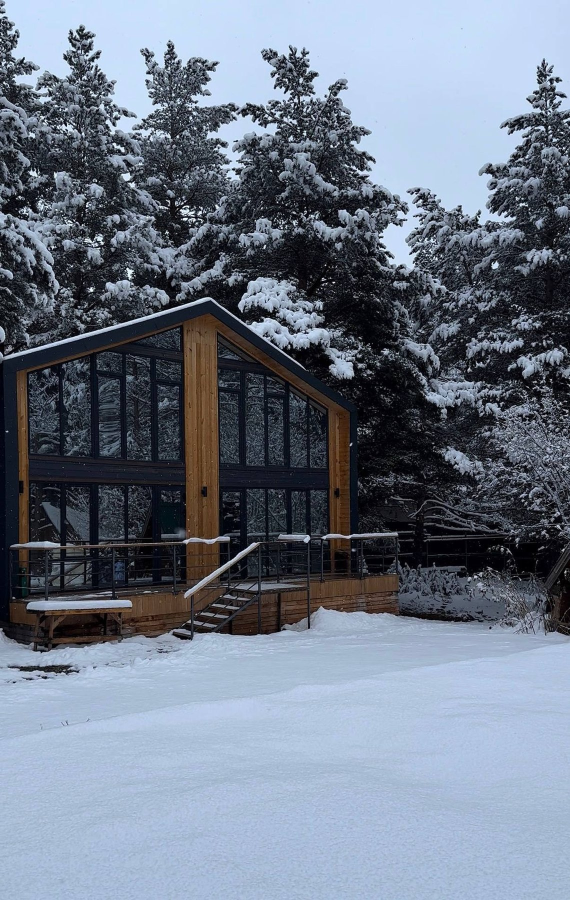
#> input picture src/rooms/barn-1.jpg, 1140 x 1800 px (shown at 1/2 size)
$ python -i retouch.py   (imports and definitions only)
#> lines starting #> are read from the running program, lines starting #| are printed output that depends on the picture; after the words box and inside, x2 and y2 are one past the last pixel; in counts of white or black regions, pixels touching at a corner belong together
"""Мягкая обработка фото номеров — без «дорисовки»: баланс белого, свет и тени, вертикали, единый стиль.

python tools/retouch.py <вход.jpg> <выход.jpg> [--wb 0.6] [--lift 0.3] [--vert 0.85]
python tools/retouch.py --compare std2-1 semi-3 std2-7   — снимки «до | после» в shots/retouch/

Что делает:
  1. Баланс белого — по самым светлым неперегоретым местам кадра (бельё, сантехника, потолочная лампа):
     их оттенок сдвигается к нейтральному на долю --wb; тёплое дерево остаётся тёплым, но не оранжевым.
  2. Тени поднимаются (--lift), светлые места мягко сжимаются — окна меньше «выгорают».
  3. Немного локального контраста (CLAHE по яркости), оранжевые тона чуть спокойнее.
  4. Вертикали: ищутся почти вертикальные линии (углы стен, косяки), кадр выпрямляется на долю --vert,
     края обрезаются, пропорции и размер кадра — как у исходника.
Ничего не добавляет и не убирает из кадра.
"""
import sys
import os
import cv2
import numpy as np


def white_balance(img, strength):
    v = img.max(axis=2)
    ok = v < 0.97
    lum = img.mean(axis=2)
    thr = np.quantile(lum[ok], 0.97) if ok.any() else 1
    sel = ok & (lum >= thr)
    ref = img[sel].mean(axis=0)  # BGR светлых мест
    gain = ref.mean() / np.maximum(ref, 1e-4)
    gain = 1 + (gain - 1) * strength
    out = img * gain[None, None, :]
    return np.clip(out, 0, 1), ref, gain


def tone(img, lift):
    lum = img.mean(axis=2)
    lo, hi = np.quantile(lum, 0.004), np.quantile(lum, 0.996)
    img = np.clip((img - lo) / max(hi - lo, 1e-3), 0, 1)
    # общая экспозиция: середина кадра — к 0,5 (только светлее, не темнее, и не больше чем на треть ступени гаммы)
    med = float(np.median(img.mean(axis=2)))
    g = float(np.clip(np.log(0.5) / np.log(max(med, 1e-3)), 0.75, 1.0))
    img = img ** g
    # подъём теней и мягкое плечо в светлых
    x = img
    x = x + lift * x * (1 - x) ** 2
    x = x - 0.12 * x ** 3 * (1 - x) * 4
    return np.clip(x, 0, 1)


def local_contrast(img, amount=0.35):
    lab = cv2.cvtColor((img * 255).astype(np.uint8), cv2.COLOR_BGR2LAB)
    L = lab[:, :, 0]
    cl = cv2.createCLAHE(clipLimit=1.6, tileGridSize=(8, 8)).apply(L)
    lab[:, :, 0] = (L * (1 - amount) + cl * amount).astype(np.uint8)
    return cv2.cvtColor(lab, cv2.COLOR_LAB2BGR).astype(np.float32) / 255


# [6 lines left out: function calm_orange, not called in this run]


def verticals(img, strength):
    H, W = img.shape[:2]
    g = cv2.cvtColor((img * 255).astype(np.uint8), cv2.COLOR_BGR2GRAY)
    e = cv2.Canny(cv2.GaussianBlur(g, (5, 5), 0), 50, 150)
    L = cv2.HoughLinesP(e, 1, np.pi / 720, threshold=120, minLineLength=H // 6, maxLineGap=12)
    if L is None:
        return img, None
    xs, slopes, wts = [], [], []
    for x1, y1, x2, y2 in np.asarray(L).reshape(-1, 4):
        dy = y2 - y1
        if dy == 0:
            continue
        a = (x2 - x1) / dy  # dx/dy
        if abs(a) > 0.22:
            continue
        xs.append((x1 + x2) / 2 - W / 2)
        slopes.append(a)
        wts.append(np.hypot(x2 - x1, dy))
    if len(xs) < 4:
        return img, None
    xs, slopes, wts = map(np.array, (xs, slopes, wts))
    # наклон линии = r + k·x: r — общий наклон (поворот), k — сведение к точке (камера вверх/вниз)
    A = np.stack([np.ones_like(xs), xs], 1) * wts[:, None]
    r, k = np.linalg.lstsq(A, slopes * wts, rcond=None)[0]
    # мягко и с ограничением: поворот не больше ~2°, сведение — не больше 6% по краю кадра
    r = float(np.clip(r * strength, -0.035, 0.035))
    k = float(np.clip(k * strength, -0.12 / H, 0.12 / H))
    cx, cy = W / 2, H / 2

    def src_x(x, y):
        return cx + (x - cx) * (1 + k * (y - cy)) + r * (y - cy)
    # самый большой кадр с центром посередине и теми же пропорциями, где нет пустых краёв
    s_lo, s_hi = 0.5, 1.0
    for _ in range(30):
        s = (s_lo + s_hi) / 2
        hw, hh = W * s / 2, H * s / 2
        ok = all(0 <= src_x(x, y) <= W - 1 for x in (cx - hw, cx + hw) for y in (cy - hh, cy + hh))
        s_lo, s_hi = (s, s_hi) if ok else (s_lo, s)
    s = s_lo
    # выходной пиксель (u, v) → точка обрезанного кадра → исходник
    v, u = np.mgrid[0:H, 0:W].astype(np.float32)
    yc = cy + (v - cy) * s
    xc = cx + (u - cx) * s
    mx = src_x(xc, yc).astype(np.float32)
    out = cv2.remap(img, mx, yc.astype(np.float32), cv2.INTER_CUBIC, borderMode=cv2.BORDER_REFLECT)
    return np.clip(out, 0, 1), (round(r, 4), round(k * H / 2, 4), round(1 - s, 3))


def clean_whites(img, k=0.75):
    """Белое (бельё, сантехника, тюль, лампы) — чисто белым; дерево и остальное не трогаем."""
    hsv = cv2.cvtColor((img * 255).astype(np.uint8), cv2.COLOR_BGR2HSV).astype(np.float32) / 255
    s, v = hsv[:, :, 1], hsv[:, :, 2]
    m = np.clip((0.32 - s) / 0.16, 0, 1) * np.clip((v - 0.55) / 0.2, 0, 1)
    m = cv2.GaussianBlur(m, (0, 0), 3)[:, :, None]
    gray = img.mean(axis=2, keepdims=True)
    warm_white = gray * np.array([0.985, 1.0, 1.012], np.float32)[None, None, :]  # белый с едва заметным теплом
    return np.clip(img + (warm_white - img) * m * k, 0, 1)


def rich_wood(img, sat=1.07, deep=0.97):
    """Дерево — насыщенный мёд: чуть сочнее и глубже по цвету, но не оранжевое пятно."""
    lab = cv2.cvtColor((img * 255).astype(np.uint8), cv2.COLOR_BGR2LAB).astype(np.float32)
    hsv = cv2.cvtColor((img * 255).astype(np.uint8), cv2.COLOR_BGR2HSV).astype(np.float32)
    h, s = hsv[:, :, 0], hsv[:, :, 1] / 255
    w = np.clip(1 - np.abs(h - 16) / 10, 0, 1) * np.clip((s - 0.25) / 0.2, 0, 1)
    lab[:, :, 0] *= 1 - (1 - deep) * w
    lab[:, :, 1] = 128 + (lab[:, :, 1] - 128) * (1 + (sat - 1) * w)
    lab[:, :, 2] = 128 + (lab[:, :, 2] - 128) * (1 + (sat - 1) * w)
    return cv2.cvtColor(np.clip(lab, 0, 255).astype(np.uint8), cv2.COLOR_LAB2BGR).astype(np.float32) / 255


def s_curve(img, a=0.12):
    return np.clip(img + a * (img - 0.5) * (1 - np.abs(2 * img - 1)), 0, 1)


def warm_shadows(img, k=0.018):
    lum = img.mean(axis=2, keepdims=True)
    return np.clip(img + k * (1 - lum) ** 2 * np.array([-0.8, 0.1, 1.0], np.float32)[None, None, :], 0, 1)


def vignette(img, k=0.1):
    H, W = img.shape[:2]
    yy, xx = np.mgrid[0:H, 0:W].astype(np.float32)
    d = ((xx - W / 2) / (W / 2)) ** 2 + ((yy - H / 2) / (H / 2)) ** 2
    return img * (1 - k * np.clip(d - 0.35, 0, None) / 1.65)[:, :, None]


def process(src, dst, style='cozy', vert=0.7):
    """cozy — тёплый уютный стиль (по умолчанию): дерево медовое и насыщенное, белое — белое, светлее, объём;
    clean — первая проба (холоднее, «чище»), владелец сказал, что пропал уют."""
#> called with src = '../src/rooms/barn-1.jpg', dst = 'out.png', style = 'cozy', vert = 0.7
    img = cv2.imdecode(np.fromfile(src, np.uint8), cv2.IMREAD_COLOR).astype(np.float32) / 255
    if style == 'clean':
        img, ref, gain = white_balance(img, 0.6)
        img = tone(img, 0.3)
        img = local_contrast(img)
        img = calm_orange(img, 0.86)
        img = np.clip(img * np.array([1.035, 1, 1 - .028], np.float32)[None, None, :], 0, 1)
    elif style == 'warm':
        # светло, как в scandi, но дерево остаётся тёплым медовым: светлеет только освещённость кадра,
        # белое — белое, оттенок и сочность дерева не трогаем (ну разве чуть мягче, чтобы не «горело» оранжевым)
        img, ref, gain = white_balance(img, 0.3)
        img = tone(img, 0.32)
        img = img ** 0.8
        img = clean_whites(img, 0.9)
        img = rich_wood(img, sat=0.94, deep=1.0)
        img = s_curve(img, 0.09)
        img = local_contrast(img, 0.28)
        img = warm_shadows(img, 0.012)
    elif style == 'scandi':
        # как у друга по настроению (светлая сосна, много света), но только цветом и светом — без перерисовки кадра
        img, ref, gain = white_balance(img, 0.7)
        img = tone(img, 0.35)
        img = img ** 0.72
        img = clean_whites(img, 0.95)
        img = rich_wood(img, sat=0.55, deep=1.06)
        img = np.clip(img * np.array([1.02, 0.982, 1.0], np.float32)[None, None, :], 0, 1)
        img = s_curve(img, 0.06)
        img = local_contrast(img, 0.3)
    elif style == 'bright':
        # светлый: ближе к светлым фото из PR друга, но без перерисовки — дерево светлее и спокойнее, кадр «воздушный»
        img, ref, gain = white_balance(img, 0.35)
        img = tone(img, 0.3)
        img = img ** 0.88
        img = clean_whites(img, 0.85)
        img = rich_wood(img, sat=0.9, deep=1.0)
        img = s_curve(img, 0.07)
        img = local_contrast(img, 0.25)
    else:
        img, ref, gain = white_balance(img, 0.2)
#> in white_balance, `ok = v < 0.97`:
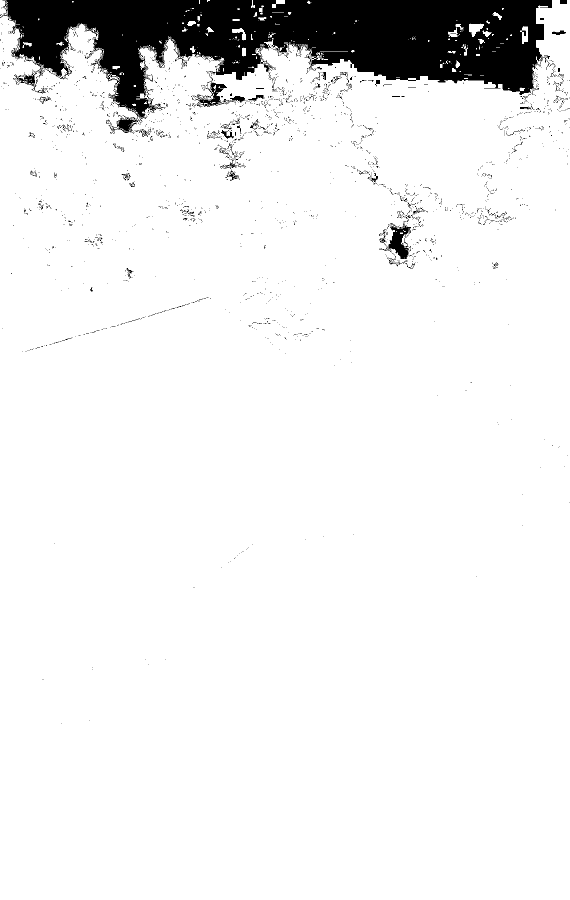
#> ok: shape (1800, 1140) bool (shown at 1/2 size); 92.5% white; 2294 black regions (2208 under 20 px), largest, box (x1, y1, x2, y2) and area: (5, 0, 1104, 268) 140243, (759, 445, 822, 518) 1716, (389, 147, 454, 215) 1122
#> in white_balance, `lum = img.mean(axis=2)`:
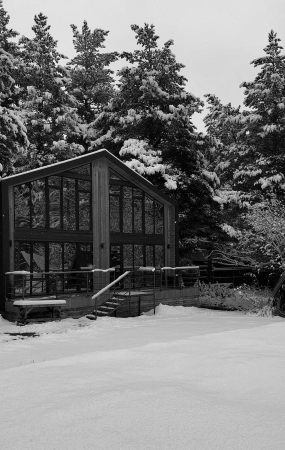
#> lum: shape (1800, 1140) float32 (shown at 1/4 size); min 0, max 0.999, mean 0.472
#> in white_balance, `thr = np.quantile(lum[ok], 0.97) if ok.any() else 1`: thr = 0.854
#> in white_balance, `sel = ok & (lum >= thr)`:
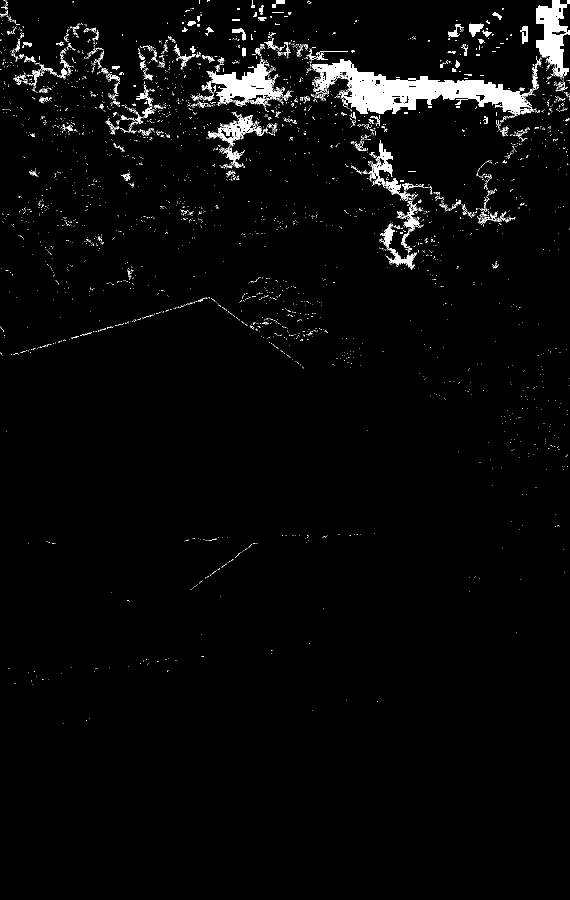
#> sel: shape (1800, 1140) bool (shown at 1/2 size); 2.9% white; 3752 white regions (3545 under 20 px), largest, box (x1, y1, x2, y2) and area: (623, 118, 1069, 236) 19456, (414, 117, 570, 212) 5964, (1072, 0, 1140, 156) 5639
#> in white_balance, `ref = img[sel].mean(axis=0)`: ref = [0.959, 0.857, 0.781]
#> in white_balance, `gain = ref.mean() / np.maximum(ref, 1e-4)`: gain = [0.903, 1.01, 1.11]
#> in white_balance, `gain = 1 + (gain - 1) * strength`: gain = [0.981, 1, 1.02]
#> ref = [0.959, 0.857, 0.781]; gain = [0.981, 1, 1.02]
        img = tone(img, 0.22)
#> in tone, `lo, hi = np.quantile(lum, 0.004), np.quantile(lum, 0.996)`: lo = 0.00641; hi = 0.909
#> in tone, `img = np.clip((img - lo) / max(hi - lo, 1e-3), 0, 1)`:
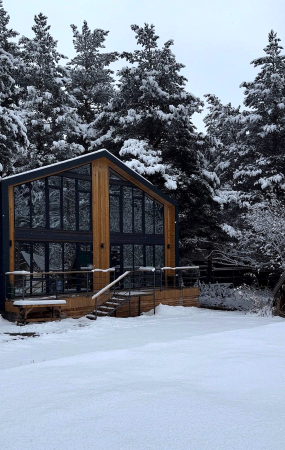
#> img: shape (1800, 1140, 3) float32 (shown at 1/4 size); mean of channels 0, 1, 2 0.556, 0.508, 0.476; drawn as B, G, R
#> in tone, `med = float(np.median(img.mean(axis=2)))`: med = 0.565
#> in tone, `g = float(np.clip(np.log(0.5) / np.log(max(med, 1e-3)), 0.75, 1.0))`: g = 1
        img = clean_whites(img)
        img = rich_wood(img)
#> in rich_wood, `h, s = hsv[:, :, 0], hsv[:, :, 1] / 255`:
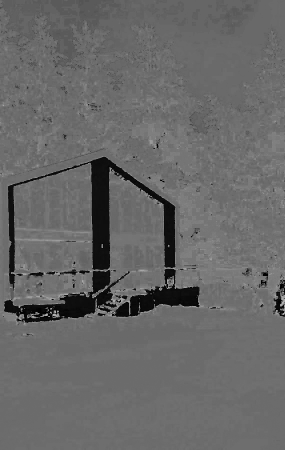
#> h: shape (1800, 1140) float32 (shown at 1/4 size); min 0, max 179, mean 103.8
#> in rich_wood, `h, s = hsv[:, :, 0], hsv[:, :, 1] / 255`:
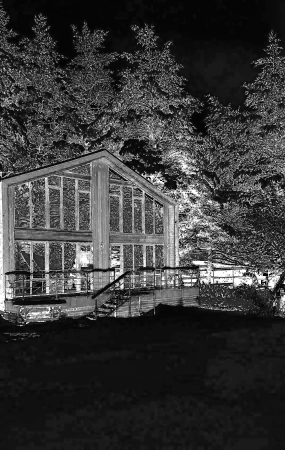
#> s: shape (1800, 1140) float32 (shown at 1/4 size); min 0, max 1, mean 0.221
        img = s_curve(img, 0.12)
        img = local_contrast(img, 0.28)
        img = warm_shadows(img)
        img = vignette(img, 0.1)
    img, vinfo = verticals(img, vert) if vert else (img, None)
#> in verticals, `e = cv2.Canny(cv2.GaussianBlur(g, (5, 5), 0), 50, 150)`:
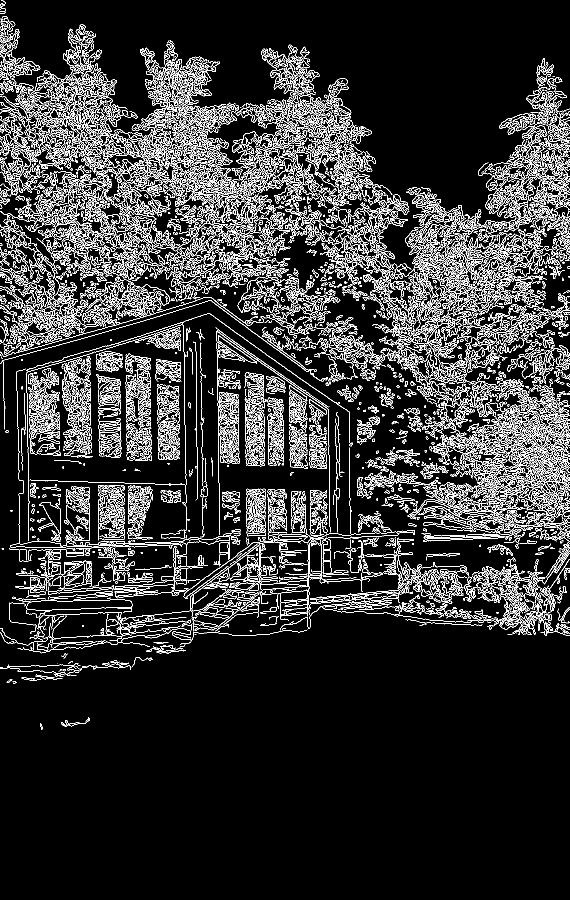
#> e: shape (1800, 1140) (shown at 1/2 size); 12.4% white in thin lines or dots, all inside (x1, y1, x2, y2) = (0, 0, 1140, 1460)
#> in verticals, `L = cv2.HoughLinesP(e, 1, np.pi / 720, threshold=120, minLineLength=H ..`: L = 47 rows, first 6: [268, 267, 714, 713], [447, 431, 749, 733], [274, 249, 651, 626], [263, 265, 709, 711], [264, 255, 721, 712], [418, 426, 786, 794]
#> the loop in verticals, `for x1, y1, x2, y2 in np.asarray(L).reshape(-1, 4):` made 47 passes
#> (x1, y1, x2, y2, dy, a) on passes 1 to 8: (268, 267, 714, 713, 446, 1), (447, 431, 749, 733, 302, 1), (274, 249, 651, 626, 377, 1), (263, 265, 709, 711, 446, 1), (264, 255, 721, 712, 457, 1), (418, 426, 786, 794, 368, 1), (780, 699, 1135, 1054, 355, 1), (380, 391, 785, 796, 405, 1)
#> after the loop in verticals, `for x1, y1, x2, y2 in np.asarray(L).reshape(-1, 4):`: slopes = [0.0782, 0.214]; wts = [359.1, 334.4]; xs = [-403, -463]
    ok, buf = cv2.imencode('.jpg', (np.clip(img, 0, 1) * 255 + .5).astype(np.uint8), [cv2.IMWRITE_JPEG_QUALITY, 90])
    buf.tofile(dst)
    return {'wb_gain_bgr': np.round(gain, 3).tolist(), 'vert(r,edge,crop)': vinfo}


# [24 lines left out: function compare, not called in this run]


# [7 lines not run here, left out]

>>> result = process('../src/rooms/barn-1.jpg', 'out.png')
#> result = 2 items

$ run again, on src/rooms/barn-5.jpg
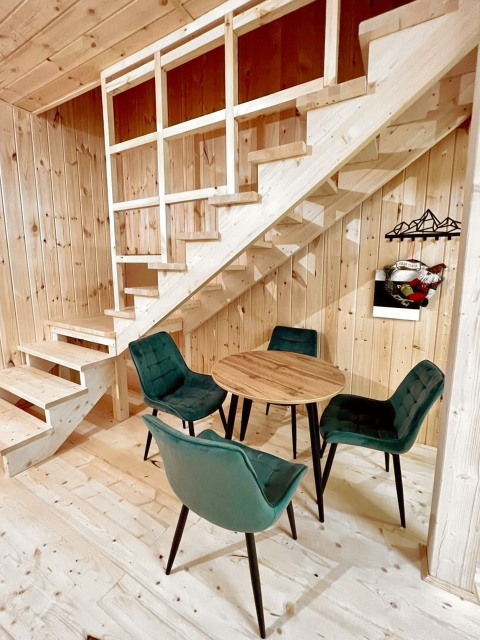
#> input picture src/rooms/barn-5.jpg, 960 x 1280 px (shown at 1/2 size)
#> in white_balance, `ok = v < 0.97`:
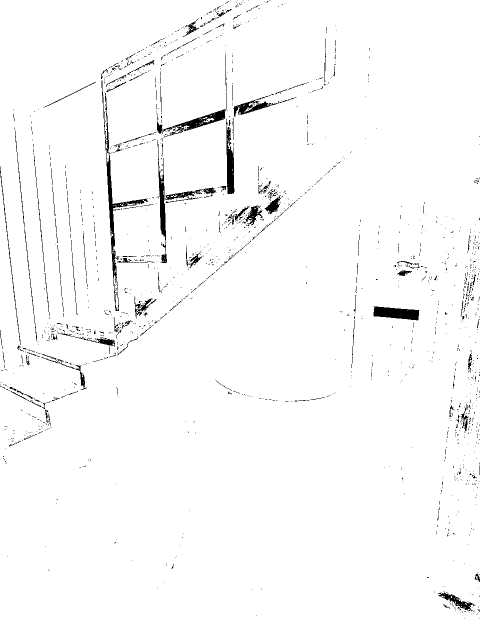
#> ok: shape (1280, 960) bool (shown at 1/2 size); 97.7% white; 1776 black regions (1626 under 20 px), largest, box (x1, y1, x2, y2) and area: (207, 191, 296, 622) 2812, (747, 613, 839, 641) 1796, (326, 218, 452, 275) 1665
#> thr = 0.923
#> sel: shape (1280, 960) bool; 3.1% white; 1846 white regions (1710 under 20 px), largest, box (x1, y1, x2, y2) and area: (383, 336, 621, 545) 8823, (919, 412, 960, 666) 4250, (899, 672, 956, 1008) 4218
#> in white_balance, `ref = img[sel].mean(axis=0)`: ref = [0.917, 0.94, 0.954]
#> in white_balance, `gain = ref.mean() / np.maximum(ref, 1e-4)`: gain = [1.02, 0.996, 0.982]
#> in white_balance, `gain = 1 + (gain - 1) * strength`: gain = [1, 0.999, 0.996]
#> in process, `img, ref, gain = white_balance(img, 0.2)`: ref = [0.917, 0.94, 0.954]; gain = [1, 0.999, 0.996]
#> lo = 0.00784; hi = 0.983
#> med = 0.693
#> in tone, `g = float(np.clip(np.log(0.5) / np.log(max(med, 1e-3)), 0.75, 1.0))`: g = 1
#> e: shape (1280, 960); 6.1% white in thin lines or dots
#> in verticals, `L = cv2.HoughLinesP(e, 1, np.pi / 720, threshold=120, minLineLength=H ..`: L = 41 rows, first 6: [508, 478, 769, 245], [879, 993, 925, 589], [865, 725, 910, 270], [555, 535, 916, 252], [59, 224, 98, 653], [149, 257, 177, 628]
#> the loop in verticals, `for x1, y1, x2, y2 in np.asarray(L).reshape(-1, 4):` made 41 passes
#> (x1, y1, x2, y2, dy, a) on passes 1 to 8: (508, 478, 769, 245, -233, -1.12), (879, 993, 925, 589, -404, -0.114), (865, 725, 910, 270, -455, -0.0989), (555, 535, 916, 252, -283, -1.28), (59, 224, 98, 653, 429, 0.0909), (149, 257, 177, 628, 371, 0.0755), (215, 385, 230, 635, 250, 0.06), (93, 248, 129, 670, 422, 0.0853)
#> after the loop in verticals, `for x1, y1, x2, y2 in np.asarray(L).reshape(-1, 4):`: slopes = 28 values, max 0.116 at index 15, min -0.114 at index 0, mean 0.0324; wts = 28 values, max 457.2 at index 1, min 217.1 at index 18, mean 311.8; xs = 28 values, max 424.5 at index 9, min -460 at index 12, mean -141.2
#> A = 28 pairs, first value 217.1 to 457.2, second value -184154.5 to 186317.1
#> in verticals, `r, k = np.linalg.lstsq(A, slopes * wts, rcond=None)[0]`: r = -0.00212; k = -0.000243
#> in verticals, `r = float(np.clip(r * strength, -0.035, 0.035))`: r = -0.00149
#> in verticals, `k = float(np.clip(k * strength, -0.12 / H, 0.12 / H))`: k = -9.38e-05
#> the loop in verticals, `for _ in range(30):` made 30 passes
#> (s, hw, hh, ok, s_lo, s_hi) on passes 2 to 9: (0.875, 420, 560, True, 0.875, 1), (0.938, 450, 600, True, 0.938, 1), (0.969, 465, 620, False, 0.938, 0.969), (0.953, 457.5, 610, False, 0.938, 0.953), (0.945, 453.8, 605, False, 0.938, 0.945), (0.941, 451.9, 602.5, True, 0.941, 0.945), (0.943, 452.8, 603.8, False, 0.941, 0.943), (0.942, 452.3, 603.1, True, 0.942, 0.943)
#> in verticals, `out = cv2.remap(img, mx, yc.astype(np.float32), cv2.INTER_CUBIC, borde..`:
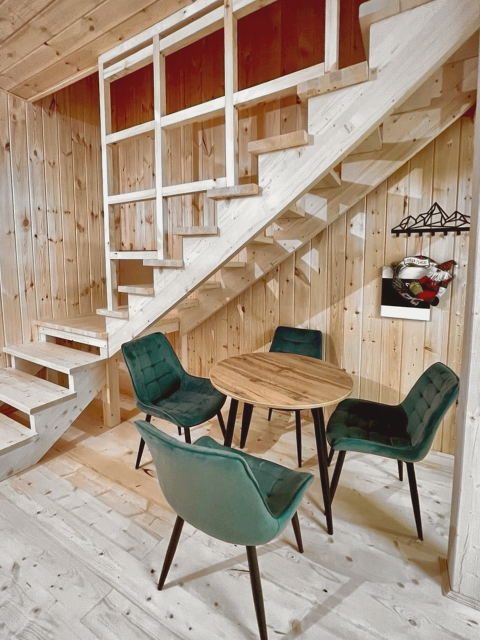
#> out: shape (1280, 960, 3) float32 (shown at 1/2 size); mean B, G, R 0.499, 0.577, 0.657; drawn with min black and max white
#> vinfo = (-0.0015, -0.06, 0.057)
#> result = {'wb_gain_bgr': [1, 0.999, 0.996], 'vert(r,edge,crop)': (-0.0015, -0.06, 0.057)}
